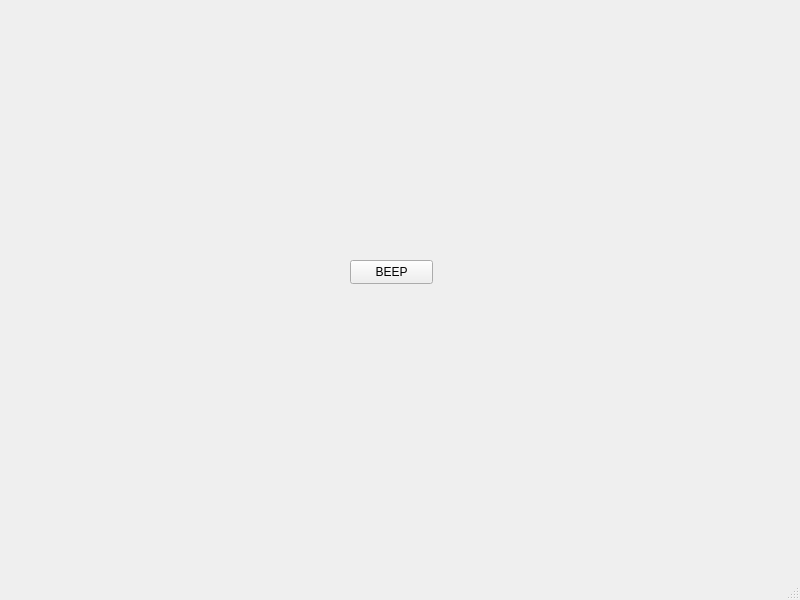
<?xml version="1.0" encoding="UTF-8"?>
<ui version="4.0">
 <class>MainWindow</class>
 <widget class="QMainWindow" name="MainWindow">
  <property name="geometry">
   <rect>
    <x>0</x>
    <y>0</y>
    <width>800</width>
    <height>600</height>
   </rect>
  </property>
  <property name="windowTitle">
   <string>music_button</string>
  </property>
  <widget class="QWidget" name="centralwidget">
   <widget class="QPushButton" name="button">
    <property name="geometry">
     <rect>
      <x>350</x>
      <y>260</y>
      <width>83</width>
      <height>24</height>
     </rect>
    </property>
    <property name="text">
     <string>BEEP</string>
    </property>
   </widget>
  </widget>
  <widget class="QMenuBar" name="menubar">
   <property name="geometry">
    <rect>
     <x>0</x>
     <y>0</y>
     <width>800</width>
     <height>21</height>
    </rect>
   </property>
  </widget>
  <widget class="QStatusBar" name="statusbar"/>
 </widget>
 <resources/>
 <connections>
  <connection>
   <sender>button</sender>
   <signal>clicked()</signal>
   <receiver>MainWindow</receiver>
   <slot>slotPb()</slot>
   <hints>
    <hint type="sourcelabel">
     <x>401</x>
     <y>292</y>
    </hint>
    <hint type="destinationlabel">
     <x>399</x>
     <y>299</y>
    </hint>
   </hints>
  </connection>
 </connections>
 <slots>
  <slot>slotPb()</slot>
 </slots>
</ui>
